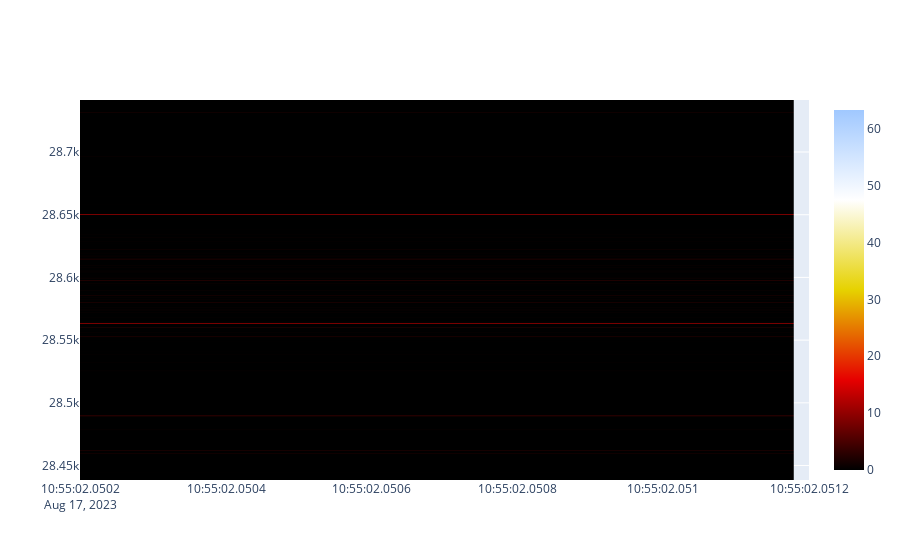

This figure's notebook cell:
### Code cell
import plotly.graph_objs as go
import plotly.offline as pyo
pyo.init_notebook_mode(connected=True)

df = orderbook_data()

fig = go.Figure(data=go.Heatmap(
        x=df['TIME'], y=df['P'],
        z=df['Q'], colorscale='blackbody'))

fig.show()

### Figure 1 — Plotly figure (JSON) as saved in the notebook; plotly's stock layout.template omitted (floating-point values rounded to 4 significant figures; data arrays with more than 128 entries replaced by an {"elided": "..."} marker saying what was removed)
{"data": [{"colorscale": [[0, "rgb(0,0,0)"], [0.25, "rgb(230,0,0)"], [0.5, "rgb(230,210,0)"], [0.75, "rgb(255,255,255)"], [1, "rgb(160,200,255)"]], "type": "heatmap", "x": {"elided": "4000 str values"}, "y": {"elided": "4000 float values"}, "z": {"elided": "4000 float values"}}], "layout": {}}
